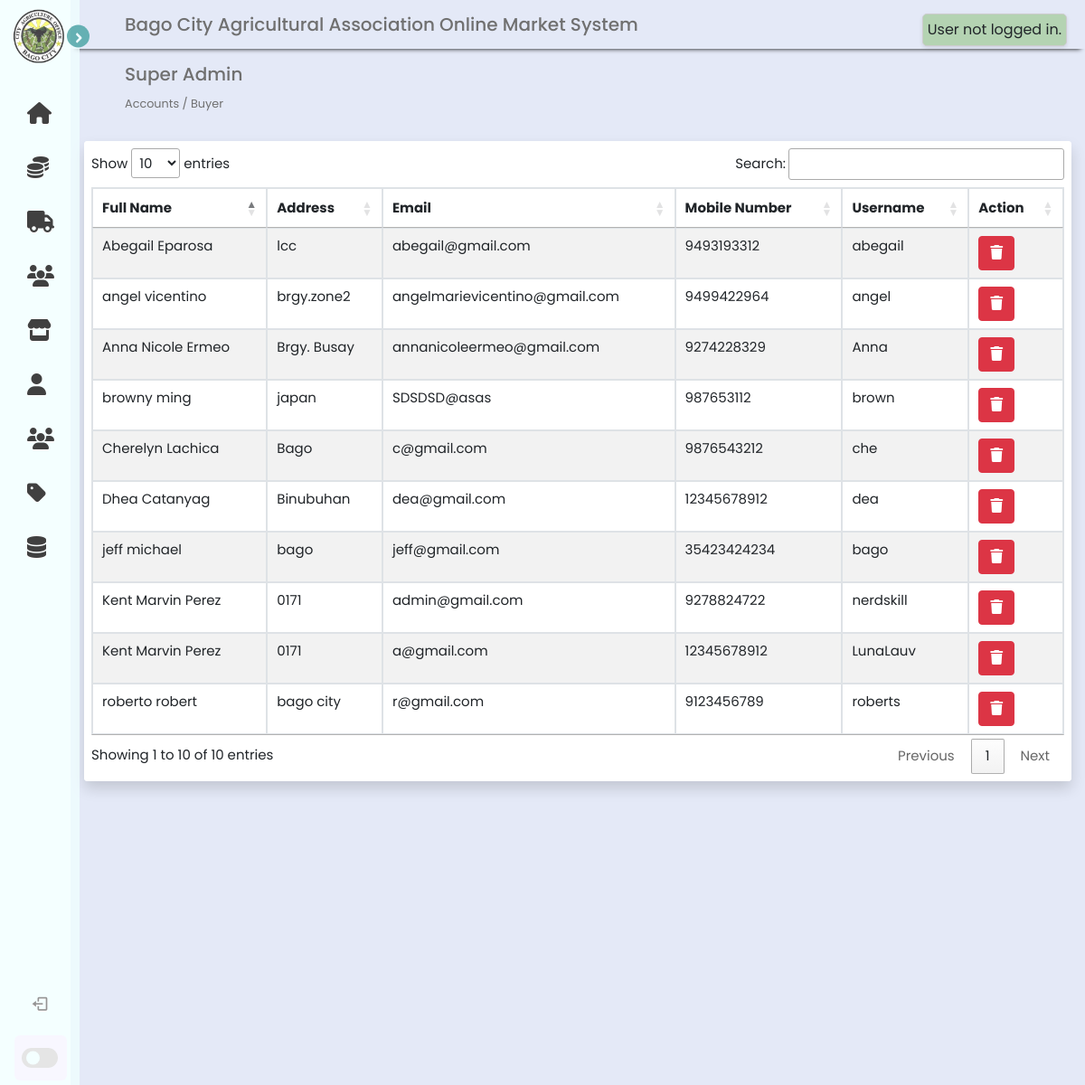
Screenshot of /superA_side/buyer.php with the database file from the repository.
### tables this page shows
CREATE TABLE `buyer` (
  `client_id` int(11) NOT NULL AUTO_INCREMENT,
  `fname` varchar(255) NOT NULL,
  `lname` varchar(255) NOT NULL,
  `address` varchar(255) NOT NULL,
  `email` varchar(255) NOT NULL,
  `phonenumber` bigint(11) NOT NULL,
  `profile_image` varchar(255) DEFAULT NULL,
  `username` varchar(255) NOT NULL,
  `password` varchar(255) NOT NULL,
  PRIMARY KEY (`client_id`)
);

### superA_side/buyer.php (the view, shortened to what this page needs)
<?php
    include 'includes/sidebar.php';
?>
<!DOCTYPE html>
<html lang="en">
    <head>
        <link href="//maxcdn.bootstrapcdn.com/bootstrap/4.1.1/css/bootstrap.min.css" rel="stylesheet" id="bootstrap-css">
        <link href="//cdn.datatables.net/1.10.25/css/jquery.dataTables.min.css" rel="stylesheet">
        <link href="../css/superA_buyer.css" rel="stylesheet">
    </head>
    <body>
        <section class="header">
            <div class="head">Bago City Agricultural Association Online Market System</div>
            <?php include 'includes/seller_indicator.php' ?>
                <div class="page-header">
                    <h5>Super Admin</h5>
                    <small>Accounts / Buyer</small>
                </div>
                    <div class="container">
                        <div class="card rounded shadow border-0">
                            <div class="card-body p-2 bg-white rounded">
                                <div class="table-responsive">
                                    <table id="buyer" style="width:100%" class="table table-striped table-bordered">
                                        <thead>
                                                <tr>
                                                <th>Full Name</th>
                                                <th>Address</th>
                                                <th>Email</th>
                                                <th>Mobile Number</th>
                                                <th>Username</th>
                                                <th>Action</th>
                                                </tr>
                                            </thead>
                                        <tbody>
                                            <?php
                                                $queryGetAllBuyer="SELECT * FROM `buyer`";
                                                $buyer=mysqli_query($connect, $queryGetAllBuyer);
                                                if(mysqli_num_rows($buyer) > 0){
                                                    while($buyerrow = mysqli_fetch_assoc($buyer)){
                                            ?>
                                                <td><?php echo $buyerrow['fname']. " ". $buyerrow["lname"] ;?></td>
                                                <td><?php echo $buyerrow['address']; ?></td>
                                                <td><?php echo $buyerrow['email']; ?></td>
                                                <td><?php echo $buyerrow['phonenumber']; ?></td>
                                                <td><?php echo $buyerrow['username']; ?></td>
                                                <td><a href="delete_accounts/delete_buyer.php?remove=<?php echo $buyerrow['client_id']; ?>" onclick="return confirm('Are you sure you want to remove this account?<?php echo $buyerrow['fname']; ?>');" type="button" class="btn btn-danger btn-danger me-2"><i class="fas fa-trash"></i></a></td>
                                            <?php
                                                };
                                                };
                                            ?>
                                        </tbody>
                                    </table>
                                </div>
                            </div>
                        </div>
                    </div>
        </section>
    </body>
</html>

### css/superA_sidebar.css (style rules this page uses)
* { margin: 0; padding: 0; box-sizing: border-box; font-family: 'Poppins', sans-serif; }
:root { --body-color: #E4E9F7; --sidebar-color: #f0ffff; --primary-color: #3b9c9c; --primary-color-light: #F6F5FF; --toggle-color: #DDD; --text-color: #707070; --tran-03: all 0.2s ease; --tran-03: all 0.3s ease; --tran-04: all 0.3s ease; --tran-05: all 0.3s ease; }
body { min-height: 100vh; background-color: var(--body-color); transition: var(--tran-05); }

### css/superA_buyer.css (style rules this page uses)
.header { position: absolute; top: 0; top: 0; left: 250px; height: 100vh; width: calc(100% - 250px); background-color: var(--body-color); transition: var(--tran-05); font-family: 'Poppins', sans-serif; }
.header .head { font-size: 20px; font-weight: 500; color: var(--text-color); padding: 12px 60px; }
.sidebar.close ~ .header { left: 78px; height: 150vh; width: calc(100% - 78px); }
.head { box-shadow: 0px 5px 5px -5px rgb(0 0 0 /100%); }
.container { margin-top: 2em; width: 100%; font-size: 15px; }
.page-header { margin-top: 1em; margin-left: 60px; font-size: 1em; color: var(--text-color); }

### rows the page displays
buyer: fname "browny", lname "ming", address "japan", email "SDSDSD@asas", phonenumber "987653112", username "brown"
buyer: fname "jeff", lname "michael", address "bago", email "jeff@gmail.com", phonenumber "35423424234", username "bago"
buyer: fname "Cherelyn", lname "Lachica", address "Bago", email "c@gmail.com", phonenumber "9876543212", username "che"
buyer: fname "Abegail", lname "Eparosa", address "lcc", email "abegail@gmail.com", phonenumber "9493193312", username "abegail"
buyer: fname "Kent Marvin", lname "Perez", address "0171", email "admin@gmail.com", phonenumber "9278824722", username "nerdskill"
buyer: fname "Kent Marvin", lname "Perez", address "0171", email "a@gmail.com", phonenumber "12345678912", username "LunaLauv"
buyer: fname "Dhea", lname "Catanyag", address "Binubuhan", email "dea@gmail.com", phonenumber "12345678912", username "dea"
buyer: fname "Anna Nicole", lname "Ermeo", address "Brgy. Busay", email "annanicoleermeo@gmail.com", phonenumber "9274228329", username "Anna"
buyer: fname "roberto", lname "robert", address "bago city", email "r@gmail.com", phonenumber "9123456789", username "roberts"
buyer: fname "angel", lname "vicentino", address "brgy.zone2", email "angelmarievicentino@gmail.com", phonenumber "9499422964", username "angel"
